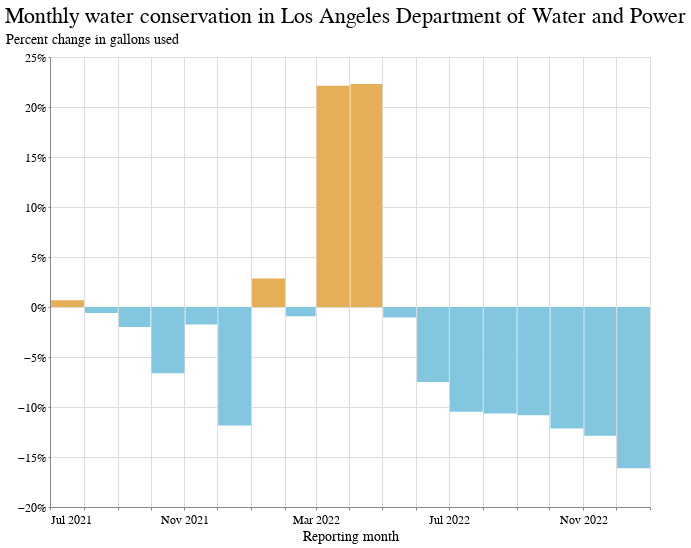

The cell this chart's notebook holds for it:
### Code cell
chart_data = complete_data[complete_data.supplier_name == "Los Angeles Department of Water and Power"]
name = chart_data.iloc[0]["supplier_name"]

alt.Chart(
    chart_data
).mark_bar().encode(
    x=alt.X('yearmonth(reporting_month):T', axis=alt.Axis(title="Reporting month")),
    y=alt.Y("gallons_pct_change:Q", axis=alt.Axis(format="%", title="Percent change in gallons used")),
    color=alt.condition(
        alt.datum.gallons_pct_change > 0,
        alt.value("#e6ae56"),  # The positive color
        alt.value("#83c6e0")  # The negative color
    ),
    tooltip=["reporting_month","gallons_pct_change"]
).properties(title=f"Monthly water conservation in {name}", width=600)

### Figure 1 — Vega-Lite specification as saved in the notebook (floating-point values rounded to 4 significant figures)
{"config": {"view": {"width": 800, "height": 450}, "background": "#ffffff", "title": {"anchor": "start", "font": "BentonGothic-Bold, sans", "fontColor": "#000000", "fontSize": 22, "fontWeight": "normal"}, "arc": {"fill": "#82c6df"}, "area": {"fill": "#82c6df"}, "line": {"stroke": "#82c6df", "strokeWidth": 3}, "path": {"stroke": "#82c6df"}, "rect": {"fill": "#82c6df"}, "shape": {"stroke": "#82c6df"}, "bar": {"fill": "#82c6df"}, "point": {"stroke": "#82c6df"}, "symbol": {"fill": "#82c6df", "size": 30}, "axis": {"titleFont": "BentonGothic-Bold, sans", "titleFontSize": 14, "titleFontWeight": "normal", "labelFont": "BentonGothic, sans", "labelFontSize": 12, "labelFontWeight": "normal"}, "axisX": {"labelAngle": 0, "labelPadding": 4, "tickSize": 3}, "axisY": {"labelBaseline": "middle", "maxExtent": 45, "minExtent": 45, "tickSize": 2, "titleAlign": "left", "titleAngle": 0, "titleX": -45, "titleY": -11}, "legend": {"titleFont": "BentonGothic-Bold, sans", "titleFontSize": 14, "titleFontWeight": "normal", "symbolType": "square", "labelFont": "BentonGothic, sans", "labelFontSize": 13}, "range": {"category": ["#3580b1", "#ec8431", "#ab7fb4", "#c89d29", "#adc839", "#829eb1"], "diverging": ["#e68a4f", "#f4bb6a", "#f9e39c", "#dadfe2", "#a6b7c6", "#849eae"], "heatmap": ["#fbf2c7", "#f9e39c", "#f8d36e", "#f4bb6a", "#e68a4f", "#d15a40", "#ab4232"], "ordinal": ["#fbf2c7", "#f9e39c", "#f8d36e", "#f4bb6a", "#e68a4f", "#d15a40", "#ab4232"], "ramp": ["#fbf2c7", "#f9e39c", "#f8d36e", "#f4bb6a", "#e68a4f", "#d15a40", "#ab4232"]}}, "data": {"name": "data-d51a8b3115073335bb751bb6b67119e6"}, "mark": "bar", "encoding": {"color": {"condition": {"value": "#e6ae56", "test": "(datum.gallons_pct_change > 0)"}, "value": "#83c6e0"}, "tooltip": [{"field": "reporting_month", "type": "temporal"}, {"field": "gallons_pct_change", "type": "quantitative"}], "x": {"axis": {"title": "Reporting month"}, "field": "reporting_month", "timeUnit": "yearmonth", "type": "temporal"}, "y": {"axis": {"format": "%", "title": "Percent change in gallons used"}, "field": "gallons_pct_change", "type": "quantitative"}}, "title": "Monthly water conservation in Los Angeles Department of Water and Power", "width": 600, "$schema": "https://vega.github.io/schema/vega-lite/v4.17.0.json", "datasets": {"data-d51a8b3115073335bb751bb6b67119e6": [{"supplier_name": "Los Angeles Department of Water and Power", "reporting_month": "2022-12-15T00:00:00", "public_water_system_id": "CA1910067", "county": "Los Angeles", "hydrologic_region": "South Coast", "climate_zone": 9, "total_population_served": 3807129, "total_gallons_current": 10670000000.0, "calculated_r_gpcd": 65.92, "total_gallons_baseline": 12720000000.0, "gallons_pct_change": -0.1612, "state": "Statewide"}, {"supplier_name": "Los Angeles Department of Water and Power", "reporting_month": "2022-11-15T00:00:00", "public_water_system_id": "CA1910067", "county": "Los Angeles", "hydrologic_region": "South Coast", "climate_zone": 9, "total_population_served": 3812737, "total_gallons_current": 11440000000.0, "calculated_r_gpcd": 74.64, "total_gallons_baseline": 13130000000.0, "gallons_pct_change": -0.1288, "state": "Statewide"}, {"supplier_name": "Los Angeles Department of Water and Power", "reporting_month": "2022-10-15T00:00:00", "public_water_system_id": "CA1910067", "county": "Los Angeles", "hydrologic_region": "South Coast", "climate_zone": 9, "total_population_served": 3818344, "total_gallons_current": 12960000000.0, "calculated_r_gpcd": 70.49, "total_gallons_baseline": 14750000000.0, "gallons_pct_change": -0.1216, "state": "Statewide"}, {"supplier_name": "Los Angeles Department of Water and Power", "reporting_month": "2022-09-15T00:00:00", "public_water_system_id": "CA1910067", "county": "Los Angeles", "hydrologic_region": "South Coast", "climate_zone": 9, "total_population_served": 3823951, "total_gallons_current": 13330000000.0, "calculated_r_gpcd": 76.26, "total_gallons_baseline": 14950000000.0, "gallons_pct_change": -0.1083, "state": "Statewide"}, {"supplier_name": "Los Angeles Department of Water and Power", "reporting_month": "2022-08-15T00:00:00", "public_water_system_id": "CA1910067", "county": "Los Angeles", "hydrologic_region": "South Coast", "climate_zone": 9, "total_population_served": 3829559, "total_gallons_current": 14030000000.0, "calculated_r_gpcd": 73.44, "total_gallons_baseline": 15710000000.0, "gallons_pct_change": -0.1065, "state": "Statewide"}, {"supplier_name": "Los Angeles Department of Water and Power", "reporting_month": "2022-07-15T00:00:00", "public_water_system_id": "CA1910067", "county": "Los Angeles", "hydrologic_region": "South Coast", "climate_zone": 9, "total_population_served": 3835166, "total_gallons_current": 13650000000.0, "calculated_r_gpcd": 73.98, "total_gallons_baseline": 15250000000.0, "gallons_pct_change": -0.1048, "state": "Statewide"}, {"supplier_name": "Los Angeles Department of Water and Power", "reporting_month": "2022-06-15T00:00:00", "public_water_system_id": "CA1910067", "county": "Los Angeles", "hydrologic_region": "South Coast", "climate_zone": 9, "total_population_served": 3899649, "total_gallons_current": 13060000000.0, "calculated_r_gpcd": 71.74, "total_gallons_baseline": 14120000000.0, "gallons_pct_change": -0.0749, "state": "Statewide"}, {"supplier_name": "Los Angeles Department of Water and Power", "reporting_month": "2022-05-15T00:00:00", "public_water_system_id": "CA1910067", "county": "Los Angeles", "hydrologic_region": "South Coast", "climate_zone": 9, "total_population_served": 3902842, "total_gallons_current": 13540000000.0, "calculated_r_gpcd": 66.43, "total_gallons_baseline": 13680000000.0, "gallons_pct_change": -0.01043, "state": "Statewide"}, {"supplier_name": "Los Angeles Department of Water and Power", "reporting_month": "2022-04-15T00:00:00", "public_water_system_id": "CA1910067", "county": "Los Angeles", "hydrologic_region": "South Coast", "climate_zone": 9, "total_population_served": 3906036, "total_gallons_current": 13370000000.0, "calculated_r_gpcd": 67.89, "total_gallons_baseline": 10930000000.0, "gallons_pct_change": 0.223, "state": "Statewide"}, {"supplier_name": "Los Angeles Department of Water and Power", "reporting_month": "2022-03-15T00:00:00", "public_water_system_id": "CA1910067", "county": "Los Angeles", "hydrologic_region": "South Coast", "climate_zone": 9, "total_population_served": 3909230, "total_gallons_current": 13090000000.0, "calculated_r_gpcd": 64.23, "total_gallons_baseline": 10720000000.0, "gallons_pct_change": 0.2214, "state": "Statewide"}, {"supplier_name": "Los Angeles Department of Water and Power", "reporting_month": "2022-02-15T00:00:00", "public_water_system_id": "CA1910067", "county": "Los Angeles", "hydrologic_region": "South Coast", "climate_zone": 9, "total_population_served": 3912423, "total_gallons_current": 11380000000.0, "calculated_r_gpcd": 67.17, "total_gallons_baseline": 11480000000.0, "gallons_pct_change": -0.00928, "state": "Statewide"}, {"supplier_name": "Los Angeles Department of Water and Power", "reporting_month": "2022-01-15T00:00:00", "public_water_system_id": "CA1910067", "county": "Los Angeles", "hydrologic_region": "South Coast", "climate_zone": 9, "total_population_served": 3915617, "total_gallons_current": 11390000000.0, "calculated_r_gpcd": 67.77, "total_gallons_baseline": 11080000000.0, "gallons_pct_change": 0.02851, "state": "Statewide"}, {"supplier_name": "Los Angeles Department of Water and Power", "reporting_month": "2021-12-15T00:00:00", "public_water_system_id": "CA1910067", "county": "Los Angeles", "hydrologic_region": "South Coast", "climate_zone": 9, "total_population_served": 3918811, "total_gallons_current": 11210000000.0, "calculated_r_gpcd": 70.43, "total_gallons_baseline": 12720000000.0, "gallons_pct_change": -0.1186, "state": "Statewide"}, {"supplier_name": "Los Angeles Department of Water and Power", "reporting_month": "2021-11-15T00:00:00", "public_water_system_id": "CA1910067", "county": "Los Angeles", "hydrologic_region": "South Coast", "climate_zone": 9, "total_population_served": 3922004, "total_gallons_current": 12890000000.0, "calculated_r_gpcd": 74.93, "total_gallons_baseline": 13130000000.0, "gallons_pct_change": -0.0176, "state": "Statewide"}, {"supplier_name": "Los Angeles Department of Water and Power", "reporting_month": "2021-10-15T00:00:00", "public_water_system_id": "CA1910067", "county": "Los Angeles", "hydrologic_region": "South Coast", "climate_zone": 9, "total_population_served": 3925198, "total_gallons_current": 13770000000.0, "calculated_r_gpcd": 79.09, "total_gallons_baseline": 14750000000.0, "gallons_pct_change": -0.0663, "state": "Statewide"}, {"supplier_name": "Los Angeles Department of Water and Power", "reporting_month": "2021-09-15T00:00:00", "public_water_system_id": "CA1910067", "county": "Los Angeles", "hydrologic_region": "South Coast", "climate_zone": 9, "total_population_served": 3928392, "total_gallons_current": 14650000000.0, "calculated_r_gpcd": 88.09, "total_gallons_baseline": 14950000000.0, "gallons_pct_change": -0.01992, "state": "Statewide"}, {"supplier_name": "Los Angeles Department of Water and Power", "reporting_month": "2021-08-15T00:00:00", "public_water_system_id": "CA1910067", "county": "Los Angeles", "hydrologic_region": "South Coast", "climate_zone": 9, "total_population_served": 3931585, "total_gallons_current": 15610000000.0, "calculated_r_gpcd": 82.4, "total_gallons_baseline": 15710000000.0, "gallons_pct_change": -0.006018, "state": "Statewide"}, {"supplier_name": "Los Angeles Department of Water and Power", "reporting_month": "2021-07-15T00:00:00", "public_water_system_id": "CA1910067", "county": "Los Angeles", "hydrologic_region": "South Coast", "climate_zone": 9, "total_population_served": 3934779, "total_gallons_current": 15350000000.0, "calculated_r_gpcd": 78.41, "total_gallons_baseline": 15250000000.0, "gallons_pct_change": 0.006773, "state": "Statewide"}]}}
